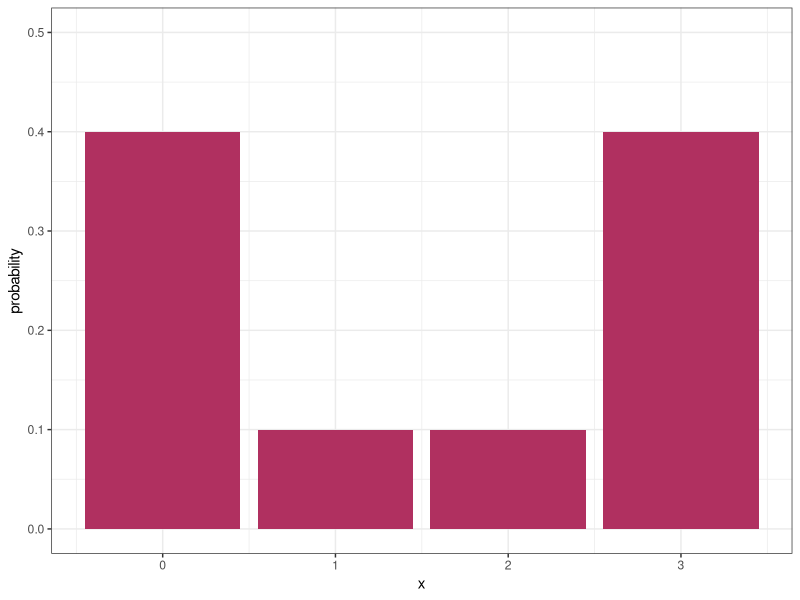
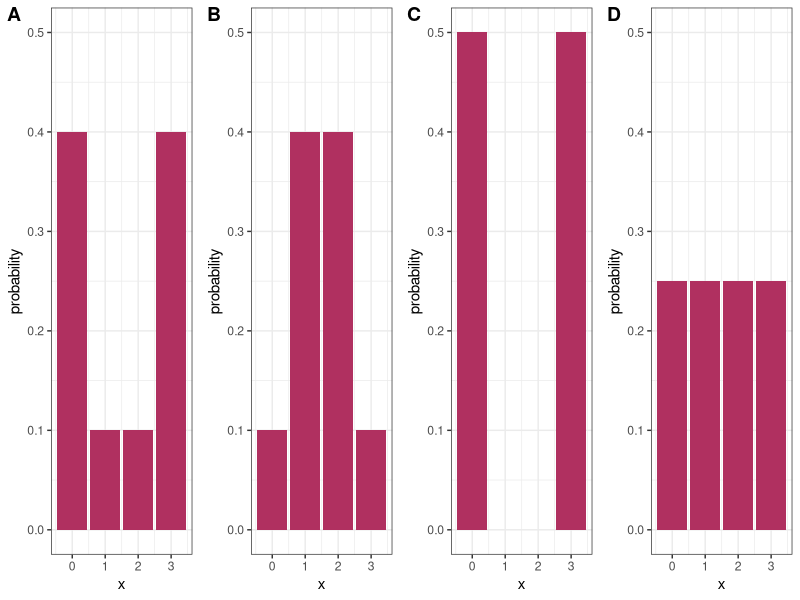
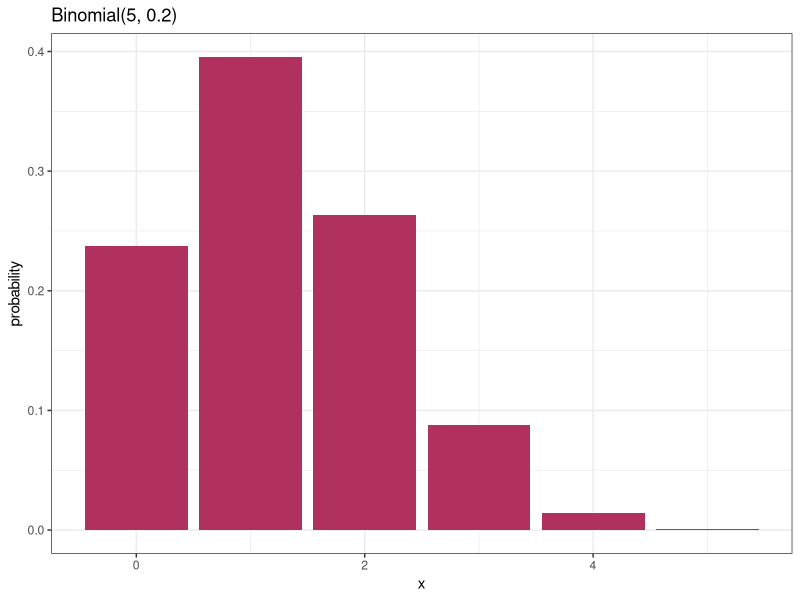

The R script that drew these images, in order:
## ---- chunk 1
suppressPackageStartupMessages(library(tidyverse))
knitr::opts_chunk$set(warning = FALSE, echo = FALSE)
## ---- chunk 2
layers <- list(
	geom_col(fill = "maroon"),
	theme_bw(),
	ylab("probability"),
	ylim(0, 0.5)
)
(p1 <- tibble(x = 0:3, p = c(0.4, 0.1, 0.1, 0.4)) %>% 
    ggplot(aes(x, p)) +
    layers)
## ---- chunk 3
p2 <- tibble(x = 0:3, p = c(0.1, 0.4, 0.4, 0.1)) %>% 
    ggplot(aes(x, p)) + 
	layers
p3 <- tibble(x = 0:3, p = c(0.5, 0, 0, 0.5)) %>% 
    ggplot(aes(x, p)) +
    layers
p4 <- tibble(x = 0:3, p = c(0.25, 0.25, 0.25, 0.25)) %>% 
    ggplot(aes(x, p)) +
    layers
cowplot::plot_grid(p1, p2, p3, p4, nrow = 1, labels = LETTERS[1:4])
## ---- chunk 4
tibble(x = 0:5, probability = dbinom(x, size = 5, prob = 0.25)) %>% 
	ggplot(aes(x, probability)) +
	geom_col(fill = "maroon") +
	ggtitle("Binomial(5, 0.2)") +
	theme_bw()
